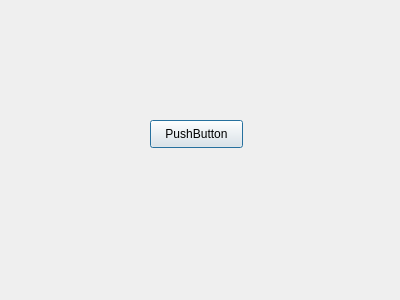
<?xml version="1.0" encoding="UTF-8"?>
<ui version="4.0">
 <class>Dialog</class>
 <widget class="QDialog" name="Dialog">
  <property name="geometry">
   <rect>
    <x>0</x>
    <y>0</y>
    <width>400</width>
    <height>300</height>
   </rect>
  </property>
  <property name="windowTitle">
   <string>Dialog</string>
  </property>
  <widget class="QPushButton" name="pushButton">
   <property name="geometry">
    <rect>
     <x>150</x>
     <y>120</y>
     <width>93</width>
     <height>28</height>
    </rect>
   </property>
   <property name="text">
    <string>PushButton</string>
   </property>
  </widget>
 </widget>
 <resources/>
 <connections/>
</ui>
